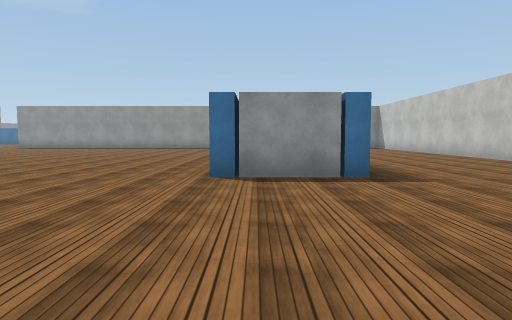
view 1 (above)

24 first-person views from a walk through a 3-D level made in the Unity game engine. The camera is 1.2 m above the floor, tilts 4° down and sees 75° across. The floor is counted in squares, 2 m on a side. Each view is taken from the middle of a square. On the plan, view 1 faces up. The plan holds only what a view shows up to about 10 squares ahead; the rest is blank. The place goes on beyond the plan. Surface patterns are stand-ins for the level's own textures.

view 2
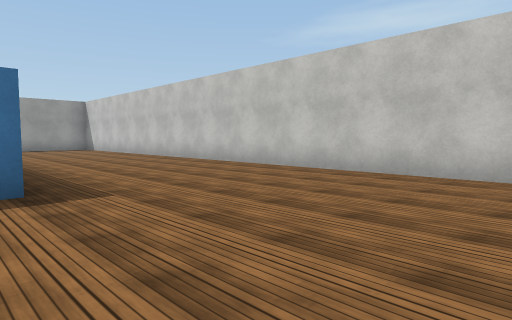

view 3
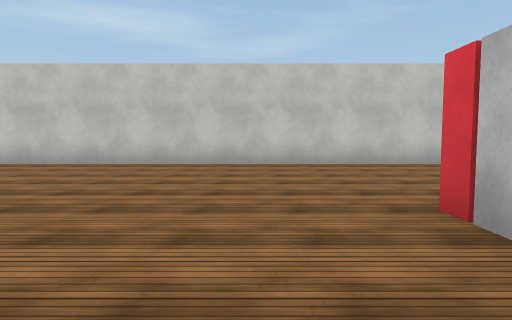

view 4
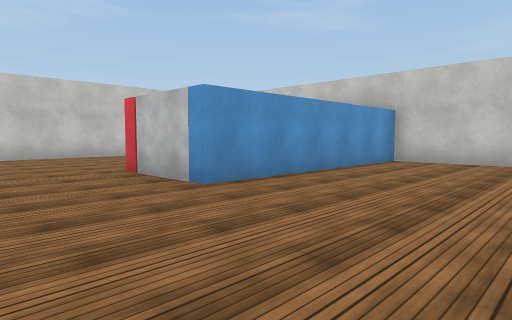

view 5
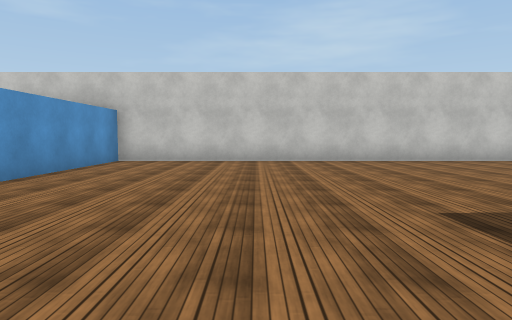

view 6
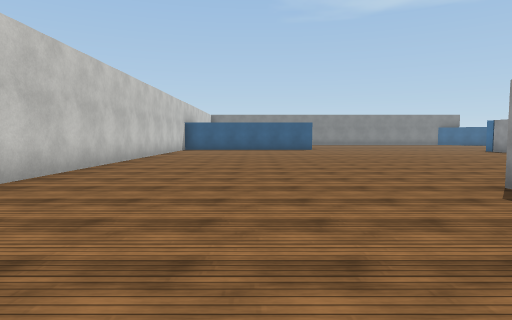

view 7
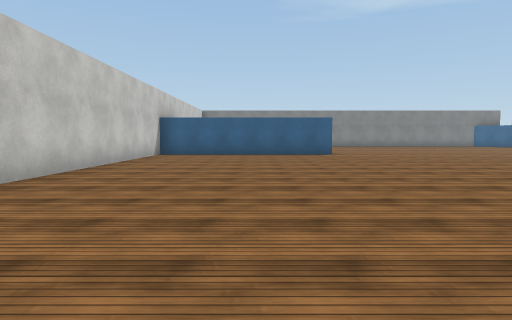

view 8
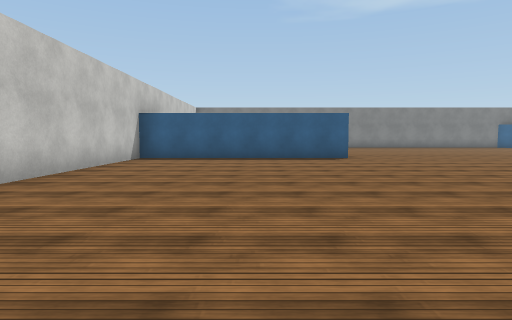

view 9
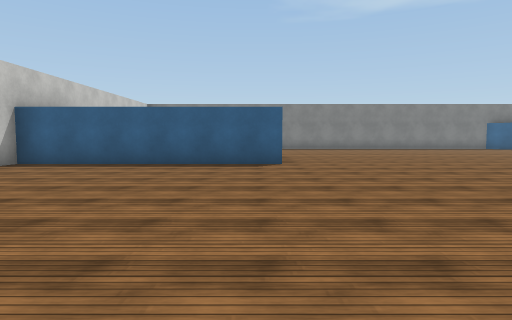

view 10
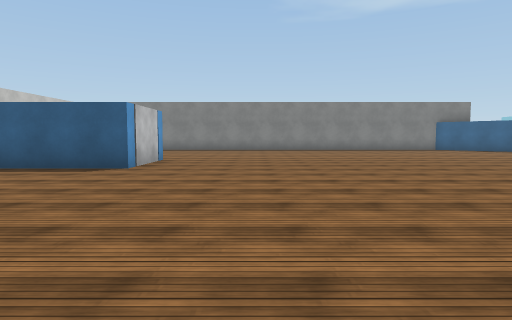

view 11
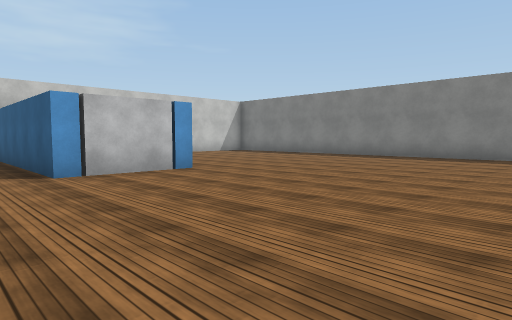

view 12
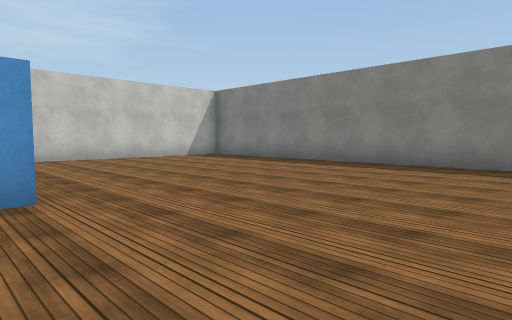

view 13
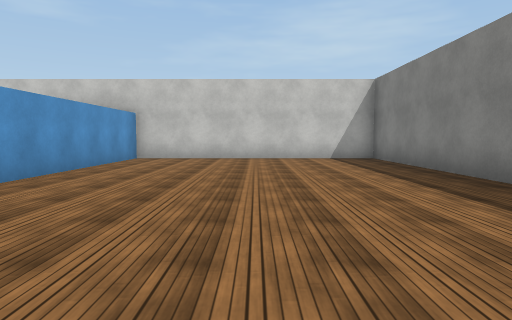

view 14
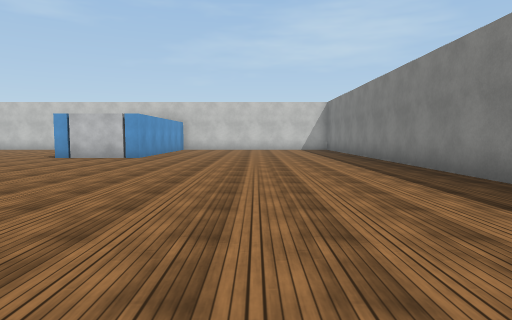

view 15
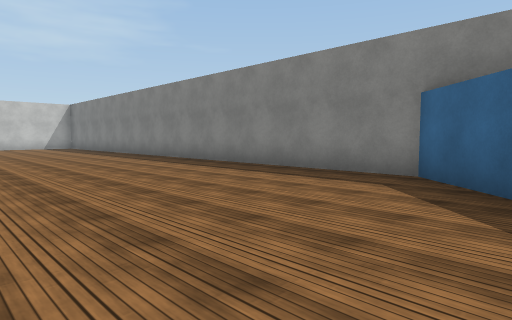

view 16
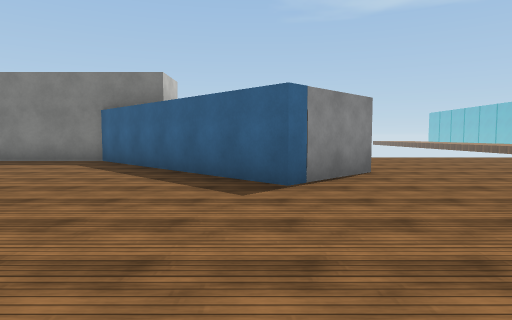

view 17
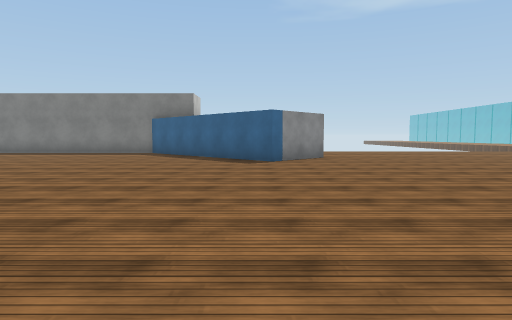

view 18
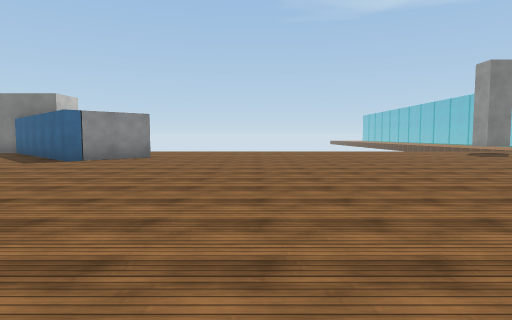

view 19
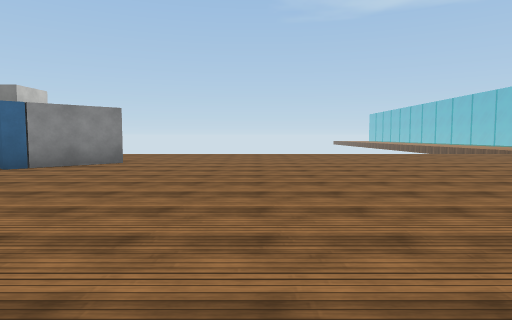

view 20
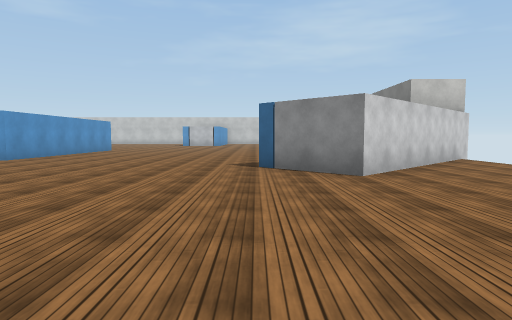

view 21
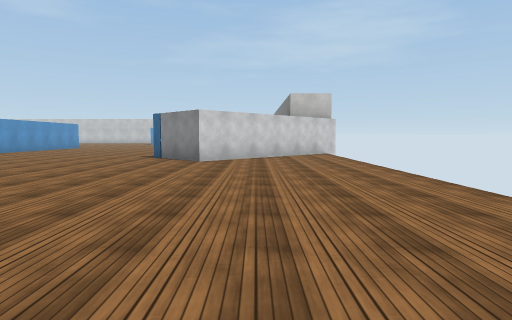

view 22
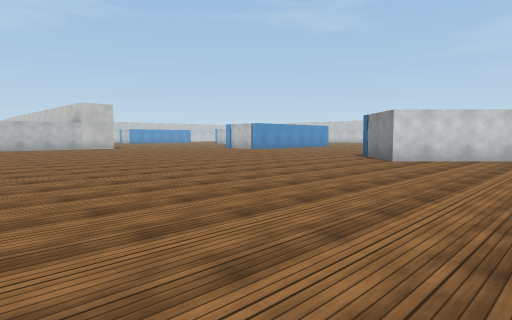

view 23
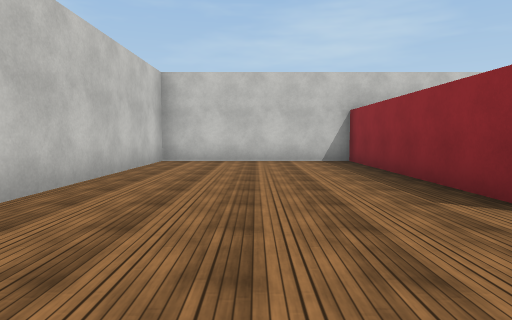

view 24
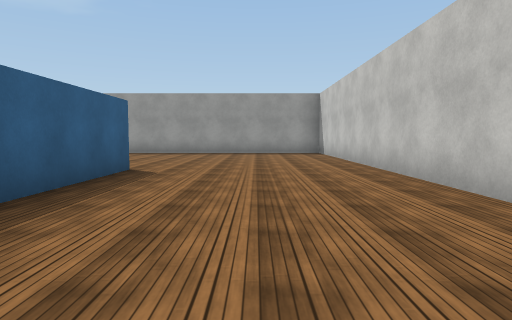

### Floor plan
Points are (right, up) in squares from view 1. A wall is a line through its corners. A room is listed if a view was taken in it or the views show most of it. See-through windows are left out.
Room 1 (views 1, 2, 3, 4, 5, 6, 7, 8, 9, 10, 11, 12, 13, 14, 15, 16, 17, 18, 19, 20, 21, 22, 23, 24)
walls: (-17.7, 10.9) (-17.7, 12.6); (1.7, 11.1) (1.7, 8); (1.8, 4.9) (-0.8, 4.9); (1.7, -1) (1.7, -6.2) (6.3, -6.2) (6.3, 15); (-30, 11.6) (-25.6, 16) (-24.1, 14.4) (-28.3, 10.2) (-28.3, -6.2) (-21.7, -6.2) (-21.7, -0.5) (-19.3, -0.5) (-19.3, -6.2) (-0.6, -6.2) (-0.6, -0.5) (1.8, -0.5)

Positions as (right, up) in squares from view 1, and headings:
1: (0, 0), facing up
2: (1, 1), facing up-right
3: (-1, 1), facing right
4: (-4, 2), facing down-right
5: (-4, 2), facing down
6: (-4, -3), facing left
7: (-8, -3), facing left
8: (-10, -3), facing left
9: (-12, -1), facing left
10: (-13, 2), facing left
11: (-18, 5), facing down-left
12: (-21, 3), facing down-left
13: (-25, 3), facing down
14: (-25, 9), facing down
15: (-23, 12), facing down-left
16: (-20, 14), facing left
17: (-16, 14), facing left
18: (-16, 19), facing left
19: (-18, 19), facing left
20: (-24, 21), facing down
21: (-27, 24), facing down
22: (-29, 24), facing down-right
23: (4, 2), facing down
24: (4, 5), facing up
